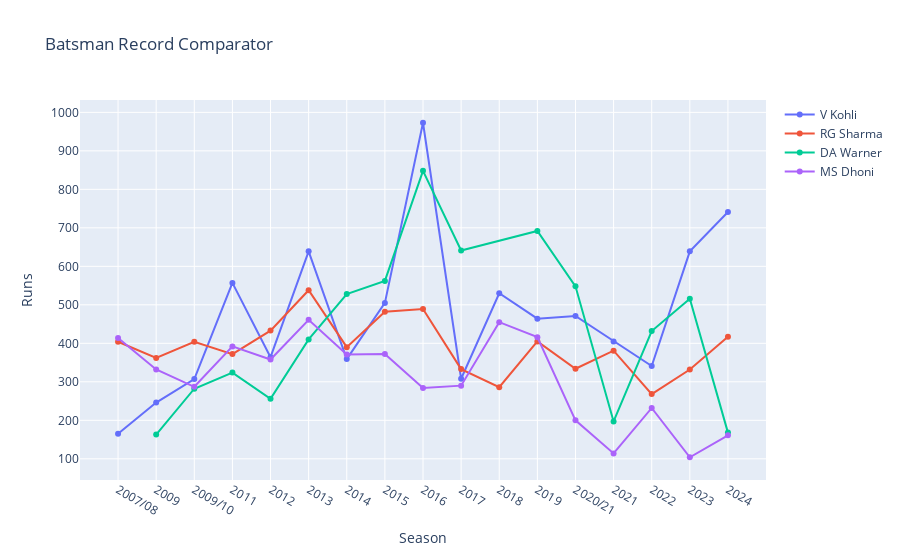

Notebook code for this chart:
### Code cell
batsman_comp('V Kohli', 'RG Sharma', 'DA Warner', 'MS Dhoni')

### Figure 1 — Plotly figure (JSON) as saved in the notebook; plotly's stock layout.template omitted (floating-point values rounded to 4 significant figures)
{"data": [{"mode": "lines+markers", "name": "V Kohli", "x": ["2007/08", "2009", "2009/10", "2011", "2012", "2013", "2014", "2015", "2016", "2017", "2018", "2019", "2020/21", "2021", "2022", "2023", "2024"], "y": [165, 246, 307, 557, 364, 639, 359, 505, 973, 308, 530, 464, 471, 405, 341, 639, 741], "type": "scatter"}, {"mode": "lines+markers", "name": "RG Sharma", "x": ["2007/08", "2009", "2009/10", "2011", "2012", "2013", "2014", "2015", "2016", "2017", "2018", "2019", "2020/21", "2021", "2022", "2023", "2024"], "y": [404, 362, 404, 372, 433, 538, 390, 482, 489, 333, 286, 405, 334, 381, 268, 332, 417], "type": "scatter"}, {"mode": "lines+markers", "name": "DA Warner", "x": ["2009", "2009/10", "2011", "2012", "2013", "2014", "2015", "2016", "2017", "2019", "2020/21", "2021", "2022", "2023", "2024"], "y": [163, 282, 324, 256, 410, 528, 562, 848, 641, 692, 548, 197, 432, 516, 168], "type": "scatter"}, {"mode": "lines+markers", "name": "MS Dhoni", "x": ["2007/08", "2009", "2009/10", "2011", "2012", "2013", "2014", "2015", "2016", "2017", "2018", "2019", "2020/21", "2021", "2022", "2023", "2024"], "y": [414, 332, 287, 392, 358, 461, 371, 372, 284, 290, 455, 416, 200, 114, 232, 104, 161], "type": "scatter"}], "layout": {"title": {"text": "Batsman Record Comparator"}, "xaxis": {"title": {"text": "Season"}}, "yaxis": {"title": {"text": "Runs"}}}}
